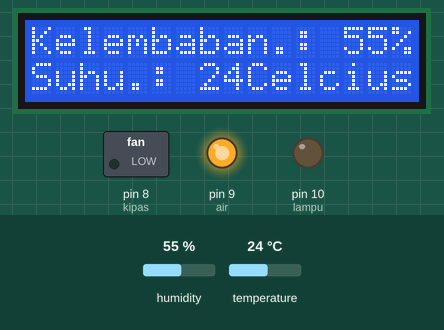
The sketch below on a simulated Arduino Uno, built with avr-gcc and run on an emulated ATmega328P. Shown: 16×2 character LCD, switched loads named in the sketch (green lamp = pin HIGH), output pins drawn as LEDs (lit = HIGH). The inputs (shaded band) are chosen by the test bench; at power-on: humidity 55 %, temperature 24 °C. What the sketch prints to the serial monitor is not drawn.

Above: at 3.2 s.
3.3 s: humidity set to 72 %
At 5.2 s:
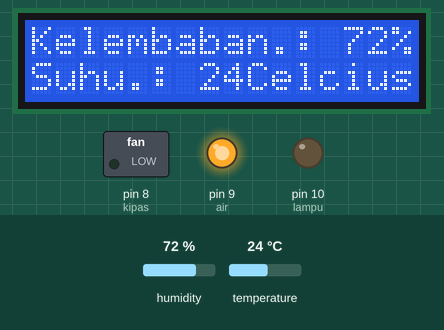
6.1 s: humidity set to 75 %
At 7.8 s:
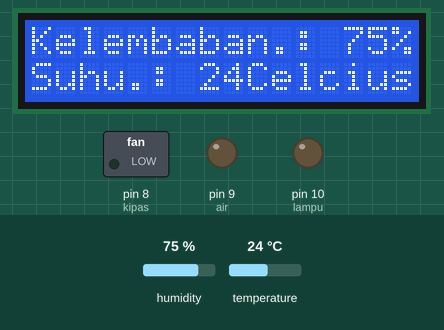
8.9 s: temperature set to 22 °C
At 12.0 s:
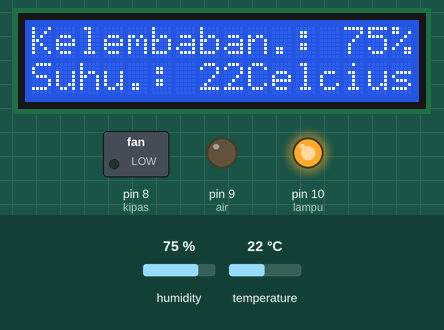
12.3 s: temperature set to 28 °C
At 13.2 s:
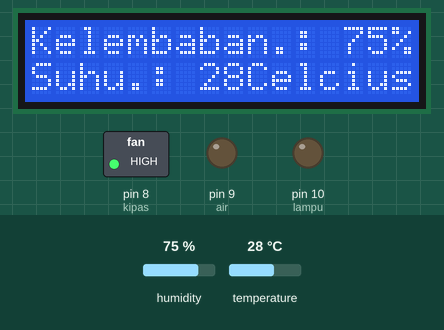
15.1 s: humidity set to 22 %
At 17.7 s:
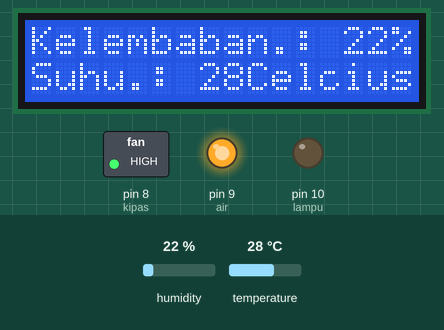
18.5 s: temperature set to 25 °C
At 20.0 s:
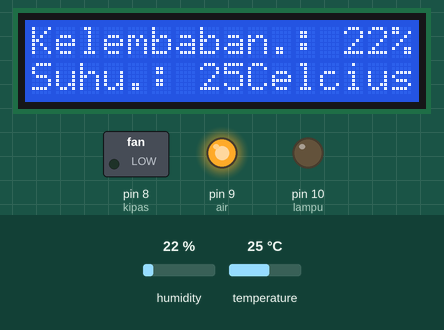
Timing chart, 0 to 21.5 s (numbered marks = the images above; inputs shaded):
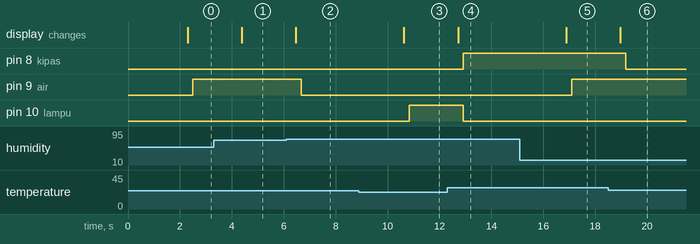

Measured:
- the behaviour switches between 73 and 74 % on humidity (found by bisection; images 1 and 2)
- the behaviour switches between 24 and 23 °C on temperature (found by bisection; images 2 and 3)
- the behaviour switches between 27 and 26 °C on temperature (found by bisection; images 5 and 6)
- after the input at 3.3 s, the display: changes after 1.1 s (image 1)
- after the input at 6.1 s, pin 9 (air): HIGH → LOW after 0.57 s; the display: changes after 0.36 s (image 2)
- after the input at 8.9 s, pin 10 (lampu): LOW → HIGH after 1.9 s; the display: changes after 1.7 s (image 3)
- after the input at 12.3 s, pin 8 (kipas): LOW → HIGH after 0.62 s; pin 10 (lampu): HIGH → LOW after 0.62 s; the display: changes after 0.42 s (image 4)
- after the input at 15.1 s, pin 9 (air): LOW → HIGH after 2.0 s; the display: changes after 1.8 s (image 5)
- after the input at 18.5 s, pin 8 (kipas): HIGH → LOW after 0.68 s; the display: changes after 0.47 s (image 6)

The sketch:

DDHT.ino
```cpp
#include <DHT.h>  //library DHT kedalam program

#define DHTPIN 11 // sensor pin 11
#define DHTTYPE DHT11 // jenis sensor DHT11, ubah kalau mau pake sensor lain  DHT22 (AM2302) atau DHT21 (AM2301)

DHT dht(DHTPIN, DHTTYPE); //deklarasi pin sensor dengan jenis sensor yang dipilih

#include <LiquidCrystal.h>//library LCD

LiquidCrystal lcd(7, 6, 5, 4, 3, 2); //pin yang dipadakai LCD

int kipas= 8; //kita menggunakan pin 10 untuk kipas
int air=9;//kita menggunakan pin 9 untuk air
int lampu=10;//kita menggunakan pin 8 untuk lampu

int b_kipas= 12;
int b_air=A1;
int b_lampu=A2;


int a=0;//variable air
int b=0;//variable lampu
int c=0;//variable kipas
void setup() {
  Serial.begin(9600);
  lcd.begin(16, 2); //mengatur ukuran lcd yang dipakai
  lcd.print("   Monitoring   ");
  lcd.setCursor(0, 1);
  lcd.print("     Jamur    ");
  delay(2000);
  dht.begin(); //program komunikasi atau setup untuk sensor DHT

  pinMode(kipas, OUTPUT); //mengatur relay sebagai OUTPUT
  pinMode(air, OUTPUT);
  pinMode(lampu, OUTPUT);

  pinMode(b_kipas, INPUT);//Tombol Manual
  pinMode(b_air, INPUT);
  pinMode(b_lampu, INPUT);

  pinMode(b_kipas, LOW);//Tombol Manual
  pinMode(b_air, LOW);
  pinMode(b_lampu, LOW);

}

void loop() {
  float kelembaban = dht.readHumidity(); //menyimpan nilai kelembaban pada variabel kelembaban
  float suhu = dht.readTemperature(); //menyimpan nilai suhu pada variabel suhu
  delay(200); //mengatur jeda waktu pembacaan sensor selama 200 milidetik
  Serial.print("Kelembaban: ");
  Serial.print(kelembaban); //menampilkan nilai kelembaban pada Serial Monitor
  Serial.print(" "); //menambahkan spasi
  Serial.print("Suhu: ");
  Serial.println(suhu); //menampilkan nilai suhu pada Serial Monitor

  //menampilkan nilai kelembaban pada LCD
  lcd.setCursor(0, 0); //
  lcd.print("Kelembaban.: ");
  lcd.print((int) kelembaban);
  lcd.print("%");
  //menampilkan nilai suhu pada LCD
  lcd.setCursor(0, 1);
  lcd.print("Suhu.: ");
  lcd.print((int) suhu);
  lcd.println("Celcius ");


 //Kelembaban melebihi atau kurang dari batas normal
if(a==1){digitalWrite(lampu, HIGH);
Serial.println("LAMPU");}
else{digitalWrite(lampu, LOW);}
if (b==1){digitalWrite(air, HIGH);
Serial.println("AIR");}
else{digitalWrite(air, LOW);}
if (c==1){digitalWrite(kipas, HIGH);
Serial.println("KIPAS");}
else{digitalWrite(kipas, LOW);}


 if ( kelembaban > 87.50 || suhu < 23.50)
     {a=1;}
     else{a=0;}
 if ( kelembaban < 73.10 || suhu > 28.90 )
     {b=1;}
     else{b=0;}
 if ( suhu > 26.50  )
     {c=1;}
     else{c=0;}
}
```
